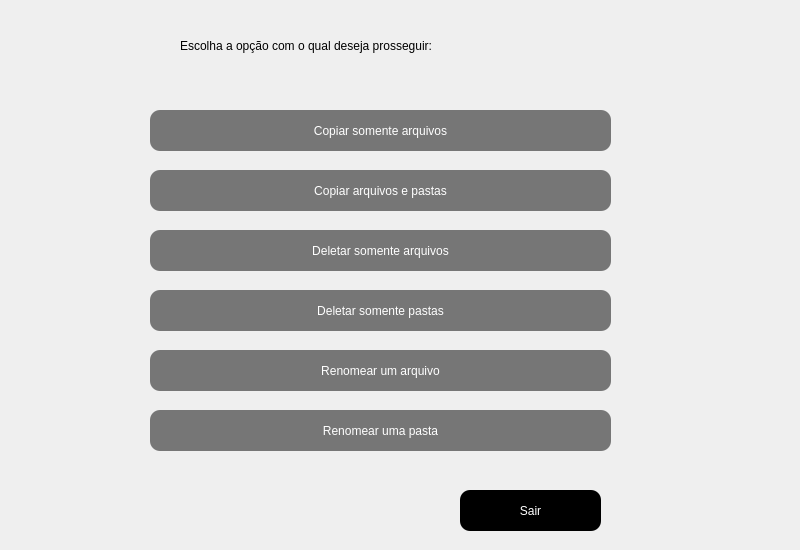
<?xml version="1.0" encoding="UTF-8"?>
<ui version="4.0">
 <class>Form</class>
 <widget class="QWidget" name="Form">
  <property name="geometry">
   <rect>
    <x>0</x>
    <y>0</y>
    <width>800</width>
    <height>550</height>
   </rect>
  </property>
  <property name="minimumSize">
   <size>
    <width>800</width>
    <height>550</height>
   </size>
  </property>
  <property name="maximumSize">
   <size>
    <width>800</width>
    <height>550</height>
   </size>
  </property>
  <property name="windowTitle">
   <string>Form</string>
  </property>
  <widget class="QLabel" name="lbl_titulo">
   <property name="geometry">
    <rect>
     <x>180</x>
     <y>30</y>
     <width>431</width>
     <height>31</height>
    </rect>
   </property>
   <property name="styleSheet">
    <string notr="true">font: 15pt &quot;MS Shell Dlg 2&quot;;</string>
   </property>
   <property name="text">
    <string>Escolha a opção com o qual deseja prosseguir:</string>
   </property>
  </widget>
  <widget class="QLabel" name="lbl_barra_2">
   <property name="geometry">
    <rect>
     <x>0</x>
     <y>-60</y>
     <width>20</width>
     <height>631</height>
    </rect>
   </property>
   <property name="styleSheet">
    <string notr="true"/>
   </property>
   <property name="text">
    <string/>
   </property>
   <property name="pixmap">
    <pixmap>../imagens/faixa.png</pixmap>
   </property>
   <property name="scaledContents">
    <bool>true</bool>
   </property>
   <property name="wordWrap">
    <bool>false</bool>
   </property>
  </widget>
  <widget class="QLabel" name="lbl_barra">
   <property name="geometry">
    <rect>
     <x>780</x>
     <y>-60</y>
     <width>20</width>
     <height>621</height>
    </rect>
   </property>
   <property name="styleSheet">
    <string notr="true"/>
   </property>
   <property name="text">
    <string/>
   </property>
   <property name="pixmap">
    <pixmap>../imagens/faixa.png</pixmap>
   </property>
   <property name="scaledContents">
    <bool>true</bool>
   </property>
   <property name="wordWrap">
    <bool>false</bool>
   </property>
  </widget>
  <widget class="QLabel" name="lbl_logo">
   <property name="geometry">
    <rect>
     <x>150</x>
     <y>500</y>
     <width>121</width>
     <height>31</height>
    </rect>
   </property>
   <property name="text">
    <string/>
   </property>
   <property name="pixmap">
    <pixmap>../imagens/logo.png</pixmap>
   </property>
   <property name="scaledContents">
    <bool>true</bool>
   </property>
  </widget>
  <widget class="QPushButton" name="btn_entrar_copy_arquivos">
   <property name="geometry">
    <rect>
     <x>150</x>
     <y>110</y>
     <width>461</width>
     <height>41</height>
    </rect>
   </property>
   <property name="styleSheet">
    <string notr="true">color: white;
border-radius: 10px;
background-color: rgb(118, 118, 118);</string>
   </property>
   <property name="text">
    <string>Copiar somente arquivos</string>
   </property>
   <property name="autoDefault">
    <bool>true</bool>
   </property>
   <property name="default">
    <bool>true</bool>
   </property>
  </widget>
  <widget class="QPushButton" name="btn_entrar_copy_pastas">
   <property name="geometry">
    <rect>
     <x>150</x>
     <y>170</y>
     <width>461</width>
     <height>41</height>
    </rect>
   </property>
   <property name="styleSheet">
    <string notr="true">background-color: rgb(118, 118, 118);
color: white;
border-radius: 10px;</string>
   </property>
   <property name="text">
    <string>Copiar arquivos e pastas</string>
   </property>
   <property name="autoDefault">
    <bool>true</bool>
   </property>
   <property name="default">
    <bool>true</bool>
   </property>
  </widget>
  <widget class="QPushButton" name="btn_sair">
   <property name="geometry">
    <rect>
     <x>460</x>
     <y>490</y>
     <width>141</width>
     <height>41</height>
    </rect>
   </property>
   <property name="styleSheet">
    <string notr="true">background-color: black;
color: white;
border-radius: 10px;</string>
   </property>
   <property name="text">
    <string>Sair</string>
   </property>
   <property name="autoDefault">
    <bool>true</bool>
   </property>
   <property name="default">
    <bool>true</bool>
   </property>
  </widget>
  <widget class="QPushButton" name="btn_entrar_del_pastas">
   <property name="geometry">
    <rect>
     <x>150</x>
     <y>290</y>
     <width>461</width>
     <height>41</height>
    </rect>
   </property>
   <property name="styleSheet">
    <string notr="true">background-color: rgb(118, 118, 118);
color: white;
border-radius: 10px;</string>
   </property>
   <property name="text">
    <string>Deletar somente pastas</string>
   </property>
   <property name="autoDefault">
    <bool>true</bool>
   </property>
   <property name="default">
    <bool>true</bool>
   </property>
  </widget>
  <widget class="QPushButton" name="btn_entrar_del_arquivos">
   <property name="geometry">
    <rect>
     <x>150</x>
     <y>230</y>
     <width>461</width>
     <height>41</height>
    </rect>
   </property>
   <property name="styleSheet">
    <string notr="true">color: white;
border-radius: 10px;
background-color: rgb(118, 118, 118);</string>
   </property>
   <property name="text">
    <string>Deletar somente arquivos</string>
   </property>
   <property name="autoDefault">
    <bool>true</bool>
   </property>
   <property name="default">
    <bool>true</bool>
   </property>
  </widget>
  <widget class="QPushButton" name="btn_entrar_ren_pastas">
   <property name="geometry">
    <rect>
     <x>150</x>
     <y>410</y>
     <width>461</width>
     <height>41</height>
    </rect>
   </property>
   <property name="styleSheet">
    <string notr="true">background-color: rgb(118, 118, 118);
color: white;
border-radius: 10px;</string>
   </property>
   <property name="text">
    <string>Renomear uma pasta</string>
   </property>
   <property name="autoDefault">
    <bool>true</bool>
   </property>
   <property name="default">
    <bool>true</bool>
   </property>
  </widget>
  <widget class="QPushButton" name="btn_entrar_ren_arquivos">
   <property name="geometry">
    <rect>
     <x>150</x>
     <y>350</y>
     <width>461</width>
     <height>41</height>
    </rect>
   </property>
   <property name="styleSheet">
    <string notr="true">color: white;
border-radius: 10px;
background-color: rgb(118, 118, 118);</string>
   </property>
   <property name="text">
    <string>Renomear um arquivo</string>
   </property>
   <property name="autoDefault">
    <bool>true</bool>
   </property>
   <property name="default">
    <bool>true</bool>
   </property>
  </widget>
 </widget>
 <tabstops>
  <tabstop>btn_entrar_copy_arquivos</tabstop>
  <tabstop>btn_entrar_copy_pastas</tabstop>
  <tabstop>btn_entrar_del_arquivos</tabstop>
  <tabstop>btn_entrar_del_pastas</tabstop>
  <tabstop>btn_entrar_ren_arquivos</tabstop>
  <tabstop>btn_entrar_ren_pastas</tabstop>
  <tabstop>btn_sair</tabstop>
 </tabstops>
 <resources/>
 <connections/>
</ui>
